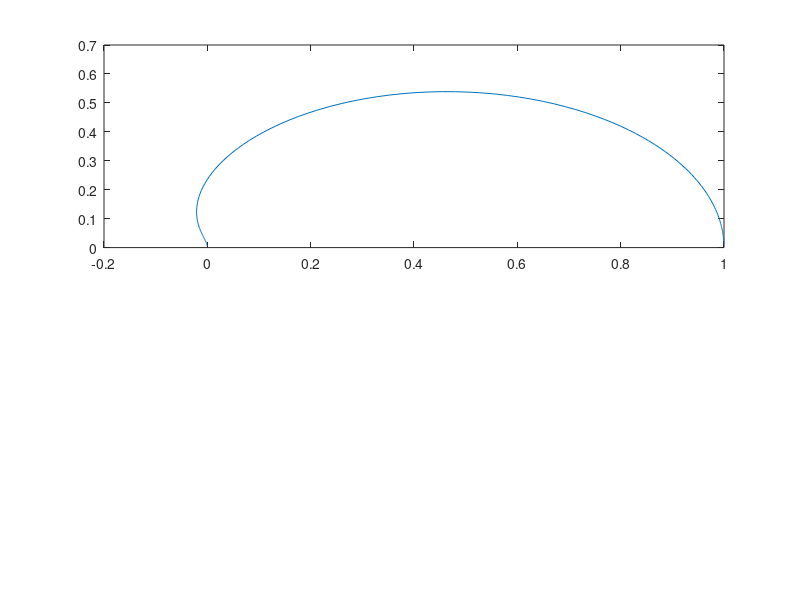

This figure's MATLAB source:
K = 20;
num = [1 1 0];
den = [1 12 K];
w = logspace(-1,3,200);
s = w*i;
n = s.^2+s;
d = s.^2+12*s+K;
S = n./d;
n2 = s;
d2 = K;
S2 = n2./d2;
subplot(211),plot(real(S),imag(S))